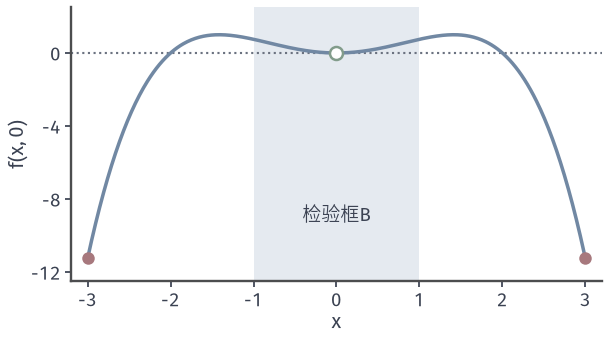

Write the Python code that produced this figure.
from pathlib import Path
import sys
for _p in Path(__file__).resolve().parents:
    if (_p/"minimax-common").is_dir(): sys.path.insert(0, str(_p/"minimax-common")); break
from mm_fig import *
HERE = Path(__file__).resolve().parent
# Local check versus global check for f(x,y)=x^2-x^4/4-y^2.
fig, ax = figure(width_mm=86, height_mm=48)
x = np.linspace(-3, 3, 500); setup(ax, (-3.2, 3.2), (-12.5, 2.5), range(-3, 4), (-12, -8, -4, 0), yl='$f(x,0)$')
ax.fill_between([-1, 1], -12.5, 2.5, color=BLUE_FILL, lw=0, zorder=0)
ax.axhline(0, color=MUTED, lw=.85, ls=':', zorder=1)
ax.plot(x, x**2-x**4/4, color=BLUE, lw=1.4, zorder=3)
hollow(ax, (0, 0), GREEN, ms=5.2); dot(ax, (-3, -11.25)); dot(ax, (3, -11.25))
ax.text(0, -9.2, '检验框B', ha='center', color=INK, fontsize=7.5)
save(fig, HERE, 'figure', {'f': 'x^2-x^4/4-y^2', 'X': '[-3,3]', 'Y': '[-1,1]'})
